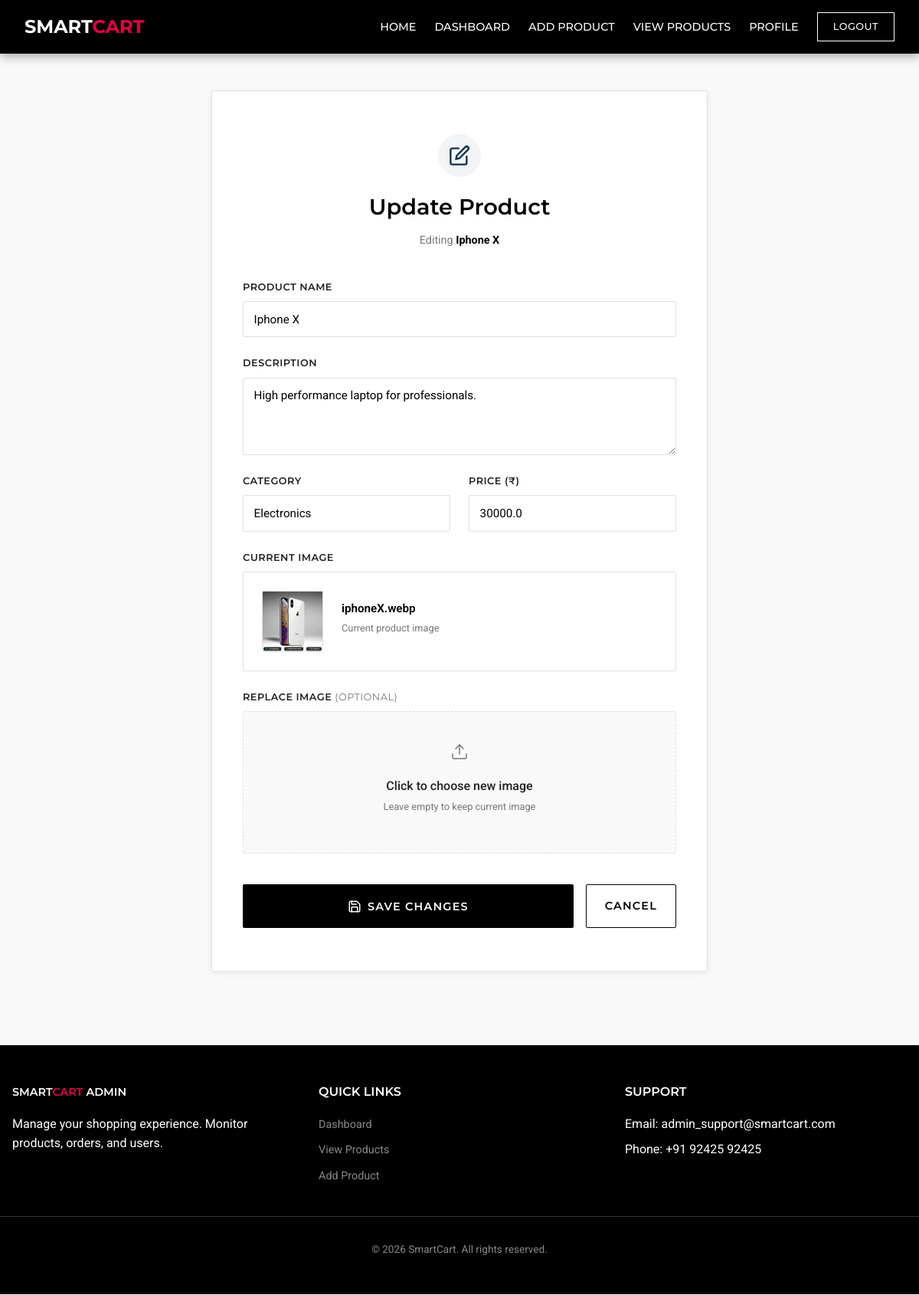
Page /admin/update-product/35 (signed in) on the committed database.
### tables this page shows
CREATE TABLE products (
    product_id INTEGER PRIMARY KEY AUTOINCREMENT,
    name TEXT NOT NULL,
    description TEXT,
    category TEXT,
    price REAL NOT NULL,
    image_name TEXT
);

### app.py (the view, shortened to what this page needs)
@app.route('/admin/update-product/<int:product_id>', methods=['GET', 'POST'])
def update_product(product_id):
    if 'admin_id' not in session:
        flash("Please login!", "danger")
        return redirect('/admin-signin')
    conn = get_db()
    cursor = conn.cursor()
    cursor.execute("SELECT * FROM products WHERE product_id = ?", (product_id,))
    product = cursor.fetchone()
    if not product:
        cursor.close()
        conn.close()
        flash("Product not found!", "danger")
        return redirect('/admin/product-list')
    if request.method == "GET":
        cursor.close()
        conn.close()
        return render_template("admin/update_product.html", product=product)

### app.py (called while the page is built)
def get_db():
    connection = sqlite3.connect(DB_PATH, detect_types=sqlite3.PARSE_DECLTYPES)
    connection.row_factory = sqlite3.Row
    return connection

### templates/admin/update_product.html (shortened to what this page needs)
{% extends "admin/base.html" %}
{% block page_css %}
<link rel="stylesheet" href="{{ url_for('static', filename='css/admin/update_product.css') }}">
{% endblock %}
{% block content %}
<div class="apf-container">
  <div class="apf-card sc-animate-fade-in-up">
    <div class="apf-header">
      <div class="apf-header__icon">
      </div>
      <h2 class="apf-header__title">Update Product</h2>
      <p class="apf-header__subtitle">Editing <strong style="color: var(--pe-primary-black);">{{ product.name
          }}</strong></p>
    </div>
    <form method="POST" action="{{ url_for('update_product', product_id=product.product_id) }}"
      enctype="multipart/form-data" class="apf-form">
      <div class="apf-group">
        <label for="product-name" class="apf-label">Product Name</label>
        <input type="text" name="name" id="product-name" value="{{ product.name }}" class="apf-input" required
          placeholder="e.g. Wireless Headphones" />
      </div>
      <div class="apf-group">
        <label for="product-description" class="apf-label">Description</label>
        <textarea name="description" id="product-description" class="apf-input" required
          placeholder="Describe the product..." rows="4">{{ product.description }}</textarea>
      </div>
      <div class="apf-grid">
        <div class="apf-group">
          <label for="product-category" class="apf-label">Category</label>
          <input type="text" name="category" id="product-category" value="{{ product.category }}" class="apf-input"
            required placeholder="e.g. Electronics" />
        </div>
        <div class="apf-group">
          <label for="product-price" class="apf-label">Price (₹)</label>
          <input type="number" step="1" name="price" id="product-price" value="{{ product.price }}" class="apf-input"
            required placeholder="0" />
        </div>
      </div>
      <div class="apf-group">
        <label class="apf-label">Current Image</label>
        <div class="apf-current-image">
          <div class="apf-current-image__wrap">
            <img src="{{ url_for('static', filename='uploads/product_images/' + product.image_name) }}"
              alt="{{ product.name }}" class="apf-current-image__img" />
          </div>
          <div class="apf-current-image__info">
            <p class="apf-current-image__name">{{ product.image_name }}</p>
            <p class="apf-current-image__sub">Current product image</p>
          </div>
        </div>
      </div>
      <div class="apf-group">
        <label for="product-image" class="apf-label">Replace Image <span
            style="font-weight: 400; color: var(--pe-text-muted);">(optional)</span></label>
        <div class="apf-upload" id="file-upload-zone">
          <p class="apf-upload__text">Click to choose new image</p>
          <p class="apf-upload__subtext" id="file-name-display">Leave empty to keep current image</p>
        </div>
      </div>
      <div class="apf-actions">
        <button type="submit" class="apf-btn apf-btn--primary">
          Save Changes
        </button>
        <a href="{{ url_for('product_list') }}" class="apf-btn apf-btn--ghost">
          Cancel
        </a>
      </div>
    </form>
  </div>
</div>
{% endblock %}

### static/css/base.css (style rules this page uses)
:root { --pe-primary-black: #000000; --pe-brand-navy: #112E51; --pe-brand-navy-dark: #002F6C; --pe-accent-red: #E40046; --pe-accent-red-hover: #D22630; --pe-bg-white: #FFFFFF; --pe-bg-light: #F5F5F5; --pe-bg-light-alt: #F9F9F9; --pe-text-dark: #222222; --pe-text-muted: #777777; --pe-text-muted-alt: #888888; --pe-border-color: #E0E0E0; --pe-radius: 2px; --pe-shadow: 0 2px 8px rgba(0, 0, 0, 0.08); }
*, *::before, *::after { box-sizing: border-box; margin: 0; padding: 0; }
html, body { overflow-x: hidden; font-family: 'Roboto', sans-serif; background-color: var(--pe-bg-light-alt); color: var(--pe-text-dark); line-height: 1.6; -webkit-font-smoothing: antialiased; }
h1, h2, h3, h4, h5, h6 { font-family: 'Montserrat', sans-serif; font-weight: 600; color: var(--pe-primary-black); margin-bottom: 0.5rem; }
a { color: var(--pe-primary-black); text-decoration: none; transition: color 0.2s ease; }
button, .sc-btn { font-family: 'Montserrat', sans-serif; font-weight: 500; text-transform: uppercase; letter-spacing: 0.5px; cursor: pointer; border: none; border-radius: 0; transition: all 0.2s ease; display: inline-block; white-space: nowrap; text-align: center; }
input, select, textarea { font-family: 'Roboto', sans-serif; border: 1px solid var(--pe-border-color); border-radius: var(--pe-radius); padding: 0.75rem; outline: none; transition: border-color 0.2s; }
p { margin-bottom: 10px; }
.sc-animate-fade-in-up { animation: fadeInUp 0.6s ease-out forwards; }

### rows in the picture
products: name "Iphone X", description "High performance laptop for professionals.", category "Electronics", price "30000.0", image_name (picture), image_name "iphoneX.webp"
